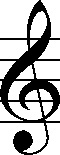
#> input picture Resources/template/clef/treble_1.jpg, 60 x 155 px, found by its file name; the run also reads 2 pictures not shown here
$ python template_definition.py
#> lines starting #> are read from the running program, lines starting #| are printed output that depends on the picture
import cv2
#-------------------------------------------------------------------------------
# Template Paths
#-------------------------------------------------------------------------------

clef_paths = {
    "treble": [
        "resources/template/clef/treble_1.jpg",
        "resources/template/clef/treble_2.jpg",
        "resources/template/clef/treble_3.jpg"
    ],
    "bass": [
        "resources/template/clef/bass_1.jpg"
    ]
}

accidental_paths = {
    "sharp": [
        "resources/template/sharp-line.png",
        "resources/template/sharp-space.png"
    ],
    "flat": [
        "resources/template/flat-line.png",
        "resources/template/flat-space.png"
    ]
}

note_paths = {
    "quarter": [
        "resources/template/note/quarter.png",
        "resources/template/note/solid-note.png"
    ],
    "half": [
        "resources/template/note/half-space.png",
        "resources/template/note/half-note-line.png",
        "resources/template/note/half-line.png",
        "resources/template/note/half-note-space.png"
    ],
    "whole": [
        "resources/template/note/whole-space.png",
        "resources/template/note/whole-note-line.png",
        "resources/template/note/whole-line.png",
        "resources/template/note/whole-note-space.png"
    ]
}
rest_paths = {
    "eighth": ["resources/template/rest/eighth_rest.jpg"],
    "quarter": ["resources/template/rest/quarter_rest.jpg"],
    "half": ["resources/template/rest/half_rest_1.jpg",
            "resources/template/rest/half_rest_2.jpg"],
    "whole": ["resources/template/rest/whole_rest.jpg"]
}

flag_paths = ["resources/template/flag/eighth_flag_1.jpg",
                "resources/template/flag/eighth_flag_2.jpg",
                "resources/template/flag/eighth_flag_3.jpg",
                "resources/template/flag/eighth_flag_4.jpg",
                "resources/template/flag/eighth_flag_5.jpg",
                "resources/template/flag/eighth_flag_6.jpg"]

barline_paths = ["resources/template/barline/barline_1.jpg",
                 "resources/template/barline/barline_2.jpg",
                 "resources/template/barline/barline_3.jpg",
                 "resources/template/barline/barline_4.jpg"]


#-------------------------------------------------------------------------------
# Template Images
#-------------------------------------------------------------------------------

# Clefs
clef_imgs = {
    "treble": [cv2.imread(clef_file, 0) for clef_file in clef_paths["treble"]],
    "bass": [cv2.imread(clef_file, 0) for clef_file in clef_paths["bass"]]
}
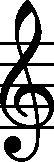
#> input picture Resources/template/clef/treble_2.jpg, 54 x 162 px, found by its file name
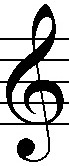
#> input picture Resources/template/clef/treble_3.jpg, 69 x 166 px, found by its file name
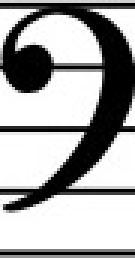
#> input picture Resources/template/clef/bass_1.jpg, 45 x 86 px, found by its file name (shown 3 times larger)

# Time Signatures
time_imgs = {
    "common": [cv2.imread(time, 0) for time in ["resources/template/time/common.jpg"]],
    "44": [cv2.imread(time, 0) for time in ["resources/template/time/44.jpg"]],
    "34": [cv2.imread(time, 0) for time in ["resources/template/time/34.jpg"]],
    "24": [cv2.imread(time, 0) for time in ["resources/template/time/24.jpg"]],
    "68": [cv2.imread(time, 0) for time in ["resources/template/time/68.jpg"]]
}

# Accidentals
sharp_imgs = [cv2.imread(sharp_files, 0) for sharp_files in accidental_paths["sharp"]]
#> sharp_imgs = 2 items
flat_imgs = [cv2.imread(flat_file, 0) for flat_file in accidental_paths["flat"]]
#> flat_imgs = 2 items

# Notes
quarter_note_imgs = [cv2.imread(quarter, 0) for quarter in note_paths["quarter"]]
#> quarter_note_imgs = 2 items
half_note_imgs = [cv2.imread(half, 0) for half in note_paths["half"]]
#> half_note_imgs = 4 items
whole_note_imgs = [cv2.imread(whole, 0) for whole in note_paths['whole']]
#> whole_note_imgs = 4 items

# Rests
eighth_rest_imgs = [cv2.imread(eighth, 0) for eighth in rest_paths["eighth"]]
#> eighth_rest_imgs = 1 item
quarter_rest_imgs = [cv2.imread(quarter, 0) for quarter in rest_paths["quarter"]]
#> quarter_rest_imgs = 1 item
half_rest_imgs = [cv2.imread(half, 0) for half in rest_paths["half"]]
#> half_rest_imgs = 2 items
whole_rest_imgs = [cv2.imread(whole, 0) for whole in rest_paths['whole']]
#> whole_rest_imgs = 1 item

# Eighth Flag
eighth_flag_imgs = [cv2.imread(flag, 0) for flag in flag_paths]
#> eighth_flag_imgs = 6 items

# Bar line
bar_imgs = [cv2.imread(barline, 0) for barline in barline_paths]
#> bar_imgs = 4 items


#-------------------------------------------------------------------------------
# Template Thresholds
#-------------------------------------------------------------------------------

# Clefs
clef_lower, clef_upper, clef_thresh = 50, 150, 0.50

# Time
time_lower, time_upper, time_thresh = 50, 150, 0.65

# # Clefs
# clef_lower, clef_upper, clef_thresh = 50, 150, 0.88

# # Time
# time_lower, time_upper, time_thresh = 50, 150, 0.85

# Accidentals
sharp_lower, sharp_upper, sharp_thresh = 50, 150, 0.70
flat_lower, flat_upper, flat_thresh = 50, 150, 0.77

# Notes
quarter_note_lower, quarter_note_upper, quarter_note_thresh = 50, 150, 0.70
half_note_lower, half_note_upper, half_note_thresh = 50, 150, 0.70
whole_note_lower, whole_note_upper, whole_note_thresh = 50, 150, 0.7011

# Rests
eighth_rest_lower, eighth_rest_upper, eighth_rest_thresh = 50, 150, 0.75 # Before was 0.7
quarter_rest_lower, quarter_rest_upper, quarter_rest_thresh = 50, 150, 0.70
half_rest_lower, half_rest_upper, half_rest_thresh = 50, 150, 0.80
whole_rest_lower, whole_rest_upper, whole_rest_thresh = 50, 150, 0.80

# Eighth Flag
eighth_flag_lower, eighth_flag_upper, eighth_flag_thresh = 50, 150, 0.8

# Bar line
bar_lower, bar_upper, bar_thresh = 50, 150, 0.85


#-------------------------------------------------------------------------------
# Mapping Functions
#-------------------------------------------------------------------------------

pitch_to_MIDI = {
    "C8": 108,
    "B7": 107,
    "Bb7": 106,
    "A#7": 106,
    "A7": 105,
    "Ab7": 104,
    "G#7": 104,
    "G7": 103,
    "Gb7": 102,
    "F#7": 102,
    "F7": 101,
    "E7": 100,
    "Eb7": 99,
    "D#7": 99,
    "D7": 98,
    "Db7": 97,
    "C#7": 97,
    "C7": 96,
    "B6": 95,
    "Bb6": 94,
    "A#6": 94,
    "A6": 93,
    "Ab6": 92,
    "G#6": 92,
    "G6": 91,
    "Gb6": 90,
    "F#6": 90,
    "F6": 89,
    "E6": 88,
    "Eb6": 87,
    "D#6": 87,
    "D6": 86,
    "Db6": 85,
    "C#6": 85,
    "C6": 84,
    "B5": 83,
    "Bb5": 82,
    "A#5": 82,
    "A5": 81,
    "Ab5": 80,
    "G#5": 80,
    "G5": 79,
    "Gb5": 78,
    "F#5": 78,
    "F5": 77,
    "E5": 76,
    "Eb5": 75,
    "D#5": 75,
    "D5": 74,
    "Db5": 73,
    "C#5": 73,
    "C5": 72,
    "B4": 71,
    "Bb4": 70,
    "A#4": 70,
    "A4": 69,
    "Ab4": 68,
    "G#4": 68,
    "G4": 67,
    "Gb4": 66,
    "F#4": 66,
    "F4": 65,
    "E4": 64,
    "Eb4": 63,
    "D#4": 63,
    "D4": 62,
    "Db4": 61,
    "C#4": 61,
    "C4": 60,
    "B3": 59,
    "Bb3": 58,
    "A#3": 58,
    "A3": 57,
    "Ab3": 56,
    "G#3": 56,
    "G3": 55,
    "Gb3": 54,
    "F#3": 54,
    "F3": 53,
    "E3": 52,
    "Eb3": 51,
    "D#3": 51,
    "D3": 50,
    "Db3": 49,
    "C#3": 49,
    "C3": 48,
    "B2": 47,
    "Bb2": 46,
    "A#2": 46,
    "A2": 45,
    "Ab2": 44,
    "G#2": 44,
    "G2": 43,
    "Gb2": 42,
    "F#2": 42,
    "F2": 41,
    "E2": 40,
    "Eb2": 39,
    "D#2": 39,
    "D2": 38,
    "Db2": 37,
    "C#2": 37,
    "C2": 36,
    "B1": 35,
    "Bb1": 34,
    "A#1": 34,
    "A1": 33,
    "Ab1": 32,
    "G#1": 32,
    "G1": 31,
    "Gb1": 30,
    "F#1": 30,
    "F1": 29,
    "E1": 28,
    "Eb1": 27,
    "D#1": 27,
    "D1": 26,
    "Db1": 25,
    "C#1": 25,
    "C1": 24,
    "B0": 23,
    "Bb0": 22,
    "A#0": 22,
    "A0": 21
}

MIDI_to_pitch = {val:key for key, val in pitch_to_MIDI.items()}

key_signature_changes = {
    "sharp": ["", "F", "FC", "FCG", "FCGD", "FCGDA", "FCGDAE", "FCGDAEB"],
    "flat": ["", "B", "BE", "BEA", "BEAD", "BEADG", "BEADGC", "BEADGCF"]
}
